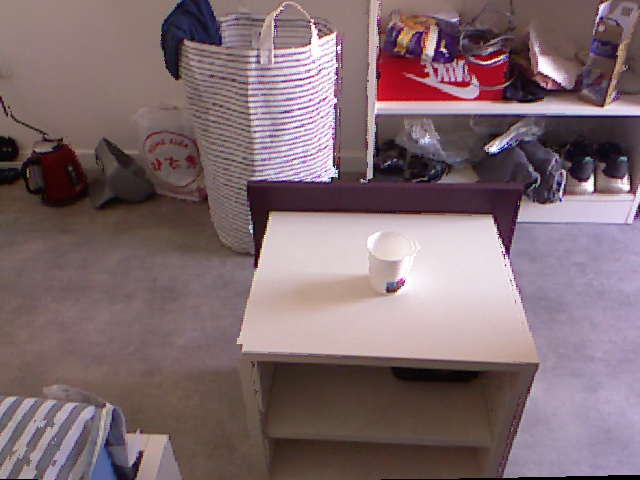
#> input picture Utils/Code camera/kinect/kinect/registeredRgbImg2.jpg, 640 x 480 px, found by its file name
$ python exemple.py
#> lines starting #> are read from the running program, lines starting #| are printed output that depends on the picture; after the words box and inside, x2 and y2 are one past the last pixel; in counts of white or black regions, pixels touching at a corner belong together
### Utils/Code camera/kinect/Point cloud processing/frame_change.py
import cv2
import numpy as np


"""
This file contains the method to calculate the extrinsic matrix of camera i.e. the transformation matrix from robot frame to camera frame.
"""


colorImgPath = './Project1/colorImg.jpg'
depthImgPath = './depthImg.png'
registeredRgbImg = './registeredRgnImg.jpg'


# [17 lines left out: function find_chessboard_corners, not called in this run]


def chessboard_corner_position_world(start_point, row, col, row_width, col_width=None):
    # For convenience, generate the world frame coordinates of corners used for test
#> called with start_point = array of shape (3,), row = 10, col = 7, row_width = 0.025, col_width = 0.025
    if col_width == None:
        col_width = row_width
    points = np.zeros((row*col, 3))
    for i in range(col):
        for j in range(row):
            points[i*row+j] = start_point+[j*row_width, i*col_width, 0]
    return points


# [35 lines left out: functions frame_chage_PnP, frame_change_svd, not called in this run]


# [10 lines that do not run on import are left out]

### Utils/Code camera/kinect/Point cloud processing/main.py
import numpy as np
import cv2
import open3d as o3d
from frame_change import *
from pcd_processing import *
from image_processing import *
import time

WIDTH = 480
LENGTH = 640

corners_world = chessboard_corner_position_world(
    np.array([0, 0, 0]), 10, 7, 0.025, 0.025)  # Generate real position

# not sure
camera_matrix = np.array([[576.2010093732916, 0, 333.7638119169971], [
    0, 575.8066271149149, 239.9059593076319], [0, 0, 1]])


# [29 lines left out: function calibration, not called in this run]


def find_work_space(img_path):

#> called with img_path = './kinect/registeredRgbImg2.jpg'
    cv2.namedWindow("TrackBars")
    cv2.resizeWindow("TrackBars", 640, 340)
    # Create track bars
    cv2.createTrackbar("Left top u", "TrackBars", 0, LENGTH, empty)
    cv2.createTrackbar("Left top v", "TrackBars", 0, WIDTH, empty)
    cv2.createTrackbar("Length of the window", "TrackBars", 50, LENGTH, empty)
    cv2.createTrackbar("Width of the window", "TrackBars", 50, WIDTH, empty)

    while True:
        # load image
        img = cv2.imread(img_path)
#> img is the input picture: shape (480, 640, 3); mean B, G, R 111.9, 107.1, 127.6

        # get trackbar values
        left_u = cv2.getTrackbarPos("Left top u", "TrackBars")
        left_v = cv2.getTrackbarPos("Left top v", "TrackBars")
        length = cv2.getTrackbarPos("Length of the window", "TrackBars")
        width = cv2.getTrackbarPos("Width of the window", "TrackBars")
        right_u = left_u+length
        right_v = left_v+width

        img = cv2.rectangle(img, (left_u, left_v),
                            (right_u, right_v), (0, 255, 0))
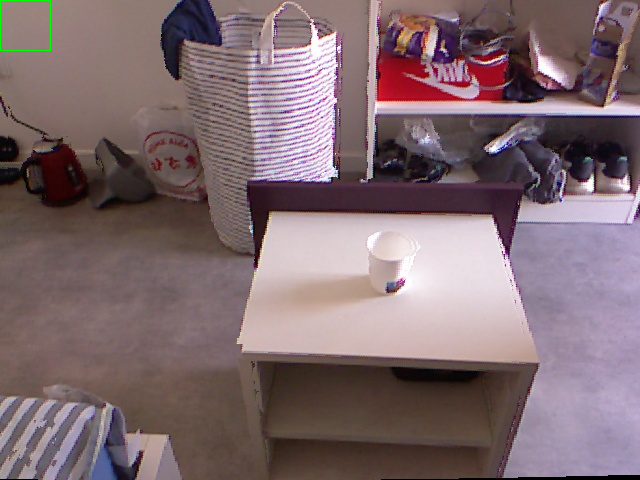
#> img: shape (480, 640, 3); 0.07% of pixels changed, all inside (x1, y1, x2, y2) = (0, 0, 51, 51)
        cv2.imshow("Origin", img)

        img_seg = img[left_v:right_v, left_u:right_u]
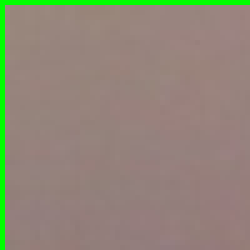
#> img_seg: shape (50, 50, 3) (shown 5 times larger); mean B, G, R 119.5, 134.4, 144.4
        cv2.imshow("Segment", img_seg)

        if cv2.waitKey(1) & 0xFF == ord('q'):
#> (key q is pressed here)
            cv2.destroyAllWindows()
            break

    return left_u, left_v, length, width


# [223 lines left out: functions get_robot_command, initialize_camera, get_object_posture, main, not called in this run]


# [5 lines that do not run on import are left out]
    # t2 = os.time()

### Utils/Code camera/kinect/Point cloud processing/pcd_processing.py
import open3d as o3d
import numpy as np
import cv2
from frame_change import *
from image_processing import *

pcd_path = './models/cube.pcd'
txt_path = './Project1/test_pcd.txt'
color_path = './Project1/colorImg.jpg'
rgb_path = './Project1/registeredRgbImg.jpg'


# Define models.
models = {'red': ['triangularPrism'], 'yellow': [
    'bridge', 'cylinder'], 'green': ['cuboid'], 'blue': ['cube', 'semicylinder']}


# [6 lines left out: function readPCD, not called in this run]


def readTXT(path):
    """read point cloud data from .txt file, return a open3d.geometry.PointCloud object.
    """
    pcd = o3d.io.read_point_cloud(path, format="xyzrgb")
    # o3d.visualization.draw([pcd])
    return pcd


# [14 lines left out: functions compose_pcd, decompose_pcd, not called in this run]


def clear_invalide(pcd):
    """Remove zero, nan and infinite points
    pcd: open3d.geometry.PointCloud
    """
    # clear invalid points
    pcd.remove_non_finite_points()
    points = np.asarray(pcd.points)
    ind = np.where(points[:, 2] > 0)
    return pcd.select_by_index(ind[0])


def select_pcd_by_index(pcd, index):
    """ Extract a sub set of point cloud.
    pcd: open3d.geometry.PointCloud
    index: list or numpy array
    """
    return pcd.select_by_index(index)


# [293 lines left out: functions visualize_pcd, remove_plane, chessboard_corner_2DT3D, pcd_filter_statistical, pcd_filter_radius, preprocess_point_cloud and 3 more, not called in this run]


# [4 lines that do not run on import are left out]

### Utils/Code camera/kinect/Point cloud processing/exemple.py
import numpy as np
import cv2
import open3d as o3d
from pcd_processing import *
from main import *

############ test cup ######################
model_path = './models/cup.pcd'
img_path = './kinect/registeredRgbImg2.jpg'
pcd_path = './kinect/test_pcd2.txt'

#
left_u, left_v, length, width = find_work_space(img_path)
segmentation = np.array([left_u, left_v, length, width])
np.save("segmentation.npy", segmentation)
#

img = cv2.imread(img_path)
# img = cv2.cvtColor(img, cv2.COLOR_RGB2BGR)
pcd = readTXT(pcd_path)

segmentation = np.load("segmentation.npy")
left_u, left_v, length, width = segmentation
img = img[left_v:left_v+width, left_u:left_u+length]
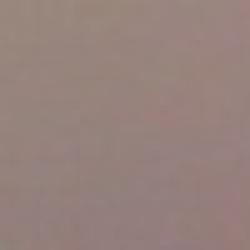
#> img: shape (50, 50, 3) (shown 5 times larger); mean B, G, R 124.4, 129.6, 150.5
cv2.imshow('img', img)

x = np.arange(left_v, left_v+width)
y = np.arange(left_u, left_u+length)
ind_x, ind_y = np.meshgrid(x, y)
ind_work_space = LENGTH * \
    np.reshape(np.transpose(ind_x), -1) + \
    np.reshape(np.transpose(ind_y), -1)
pcd = select_pcd_by_index(pcd, ind_work_space)
# visualize_pcd([pcd])

#> (the run stopped early here; a loop or call above may not have finished)
